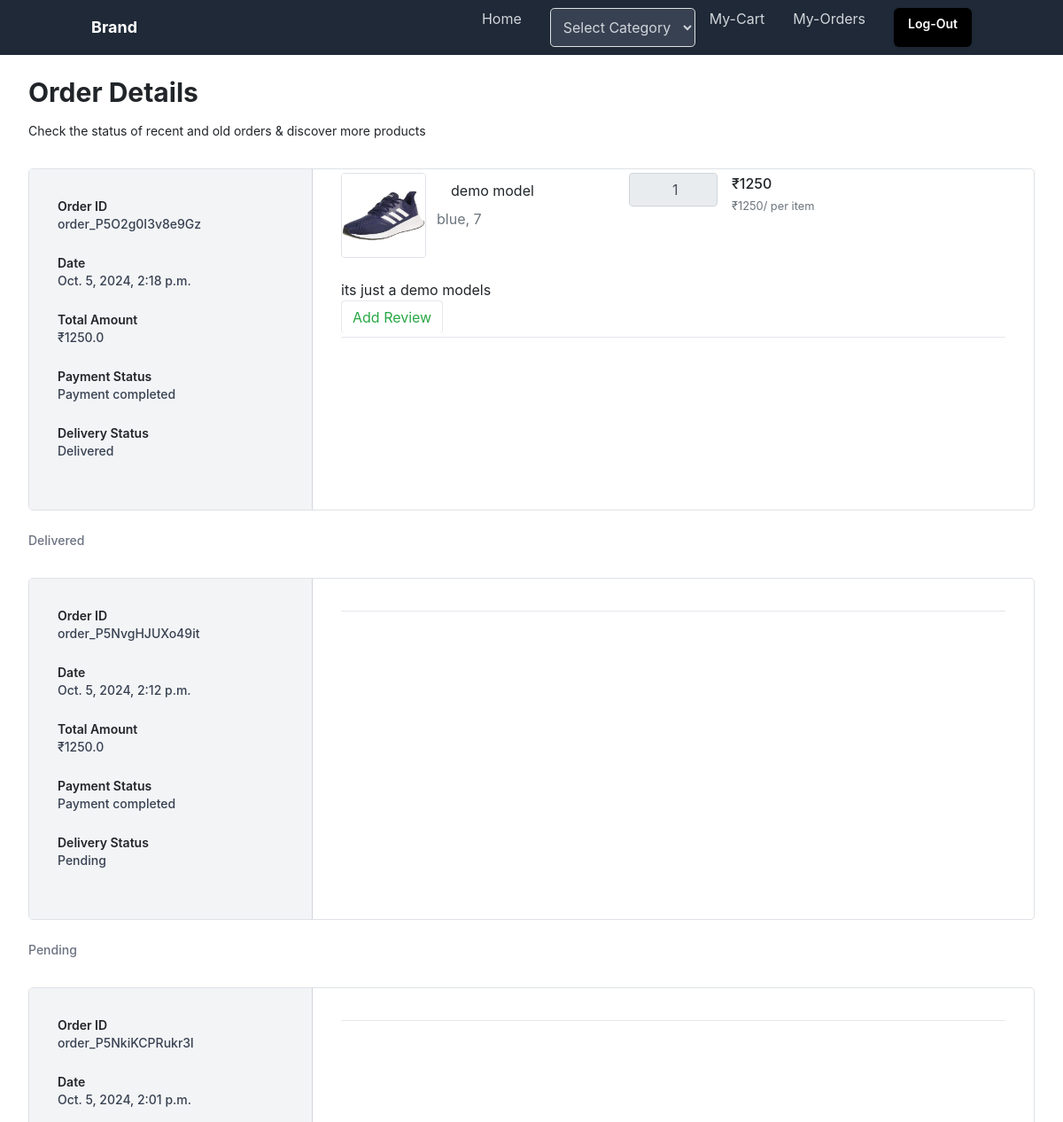
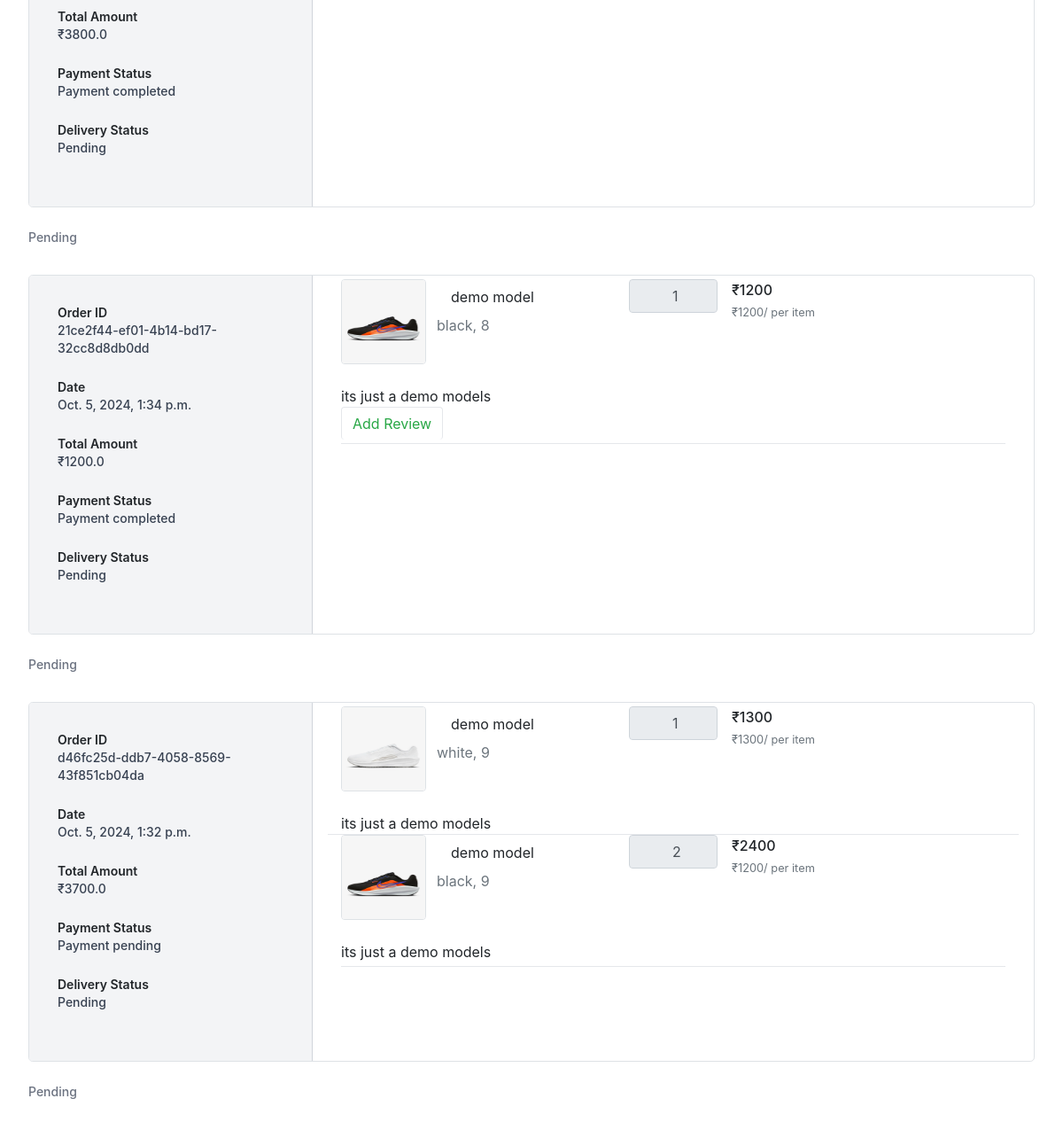
Page /orders/ (signed in) on the committed database (2 pictures, top to bottom).
### store/models.py (models this page shows, shortened)
class OrderSummary(models.Model):
    STATUS_PENDING = 'Pending'
    STATUS_SHIPPED = 'Shipped'
    STATUS_DELIVERED = 'Delivered'
    STATUS_CANCELLED = 'Cancelled'
    STATUS_CHOICES = [
        (STATUS_PENDING, 'Pending'),
        (STATUS_SHIPPED, 'Shipped'),
        (STATUS_DELIVERED, 'Delivered'),
        (STATUS_CANCELLED, 'Cancelled'),
    ]
    user_object=models.ForeignKey(User,on_delete=models.CASCADE,related_name="orders")
    cart_items_object=models.ManyToManyField(CartItems)
    shipping_address=models.ForeignKey(ShippingAddress,on_delete=models.CASCADE)
    order_id=models.CharField(max_length=200,null=True,unique=True)
    payment_method=models.CharField(max_length=200,null=True)
    delivery_status=models.CharField(
        max_length=200,
        choices=STATUS_CHOICES,
        default=STATUS_PENDING,
    )
    is_paid=models.BooleanField(default=False)
    created_date=models.DateTimeField(auto_now_add=True)
    updated_date=models.DateTimeField(auto_now=True)
    is_active=models.BooleanField(default=True)
    total=models.FloatField(null=True)

class CartItems(models.Model):
    wishlist_object=models.ForeignKey(Cart,on_delete=models.CASCADE,related_name="cart_items")
    product_variant_object=models.ForeignKey(ProductVariant,on_delete=models.CASCADE)
    size_variant=models.PositiveIntegerField(null=True)
    quantity=models.PositiveIntegerField(null=True)
    total=models.PositiveIntegerField(null=True)
    is_order_placed=models.BooleanField(default=False)
    created_date=models.DateTimeField(auto_now_add=True)
    updated_date=models.DateTimeField(auto_now=True)
    is_active=models.BooleanField(default=True)

class ProductVariant(models.Model):
    product_object=models.ForeignKey(Product,on_delete=models.CASCADE,related_name='product_variant')
    color_variant=models.CharField(max_length=100,null=True)
    variant_img=models.ImageField(upload_to="variant_pictures",default="/product_pictures/default.png")
    price_variant=models.PositiveIntegerField()
    created_date=models.DateTimeField(auto_now_add=True)
    updated_date=models.DateTimeField(auto_now=True)
    is_active=models.BooleanField(default=True)

class Product(models.Model):
    title=models.CharField(max_length=200)
    description=models.TextField()
    brand_object=models.ForeignKey(Brand,on_delete=models.CASCADE)
    category_object=models.ForeignKey(Category,on_delete=models.CASCADE)
    owner=models.ForeignKey(User,on_delete=models.CASCADE,related_name="projects")
    thumbnail=models.ImageField(upload_to="product_pictures",default="/product_pictures/default.png")
    size_objects=models.ManyToManyField(Size)
    price=models.PositiveIntegerField()
    created_date=models.DateTimeField(auto_now_add=True)
    updated_date=models.DateTimeField(auto_now=True)
    is_active=models.BooleanField(default=True)
    def __str__(self):
        return self.title

### store/views.py (the view)
# urls.py: path('orders/',views.OrderSummaryView.as_view(),name='orders'),
class OrderSummaryView(View):
    def get(self,request,*args,**kwargs):
        orders=OrderSummary.objects.filter(user_object=request.user).order_by('-created_date')
        return render(request,'store/order_summary.html',{'orders':orders})

### store/templates/store/order_summary.html
{%extends 'store/base.html'%}
{%block main_block%}
<div class="mx-auto my-4 max-w-6xl px-2 md:my-6 md:px-0">
    <h2 class="text-3xl font-bold">Order Details</h2>
    {%if orders%}
    <div class="mt-3 text-sm">
      Check the status of recent and old orders &amp; discover more products
    </div>
    {%for o in orders%}
    {%if o.is_paid == True %}
    <div class="mt-8 flex flex-col overflow-hidden rounded-lg border border-gray-300 md:flex-row">
        <div class="w-full border-r border-gray-300 bg-gray-100 md:max-w-xs">
          <div class="p-8">
            <div class="grid grid-cols-2 sm:grid-cols-4 md:grid-cols-1">
              <div class="mb-4">
                <div class="text-sm font-semibold">Order ID</div>
                <div class="text-sm font-medium text-gray-700">{{o.order_id}}</div>
              </div>
              <div class="mb-4">
                <div class="text-sm font-semibold">Date</div>
                <div class="text-sm font-medium text-gray-700">{{o.created_date}}</div>
              </div>
              <div class="mb-4">
                <div class="text-sm font-semibold">Total Amount</div>
                <div class="text-sm font-medium text-gray-700">₹{{o.total}}</div>
              </div>
              <div class="mb-4">
                <div class="text-sm font-semibold">Payment Status</div>
                <div class="text-sm font-medium text-gray-700">{%if o.is_paid == True %}
                    Payment completed
                    {%else%}
                    Payment pending
                    {%endif%}
                </div>
                <br>
                <div class="text-sm font-semibold">Delivery Status</div>
                <div class="text-sm font-medium text-gray-700">
                    {{o.delivery_status}}
                </div>
              </div>
            </div>
          </div>
        </div>
        <div class="flex-1">
          <div class="p-8">
            <ul class="-my-7 divide-y divide-gray-200">
              {%for p in o.cart_items_object.all%}
              <div class="row gy-3 mb-4">
                <div class="col-lg-5">
                  <div class="me-lg-5">
                    <div class="d-flex">
                      <img src="{{p.product_variant_object.variant_img.url}}" class="border rounded me-3" style="width: 96px; height: 96px;" />
                      <div class="">
                        <p class="nav-link">{{p.product_variant_object.product_object}}</p>
                        <p class="text-muted">{{p.product_variant_object.color_variant}}, {{p.size_variant}}</p>
                      </div>
                    </div>
                  </div>
                </div>
                <div class="col-lg-2 col-sm-6 col-6 d-flex flex-row flex-lg-column flex-xl-row text-nowrap">
                  <div class="">
                    <input disabled style="width: 100px;" class="form-control me-4" value="        {{p.quantity}}">
                  </div>
                  <div class="">
                    <text class="h6">₹{{p.total}}</text> <br />
                    <small class="text-muted text-nowrap"> ₹{{p.product_variant_object.price_variant}}/ per item </small>
                  </div>
                </div>
                <div class="col-lg col-sm-6 d-flex justify-content-sm-center justify-content-md-start justify-content-lg-center justify-content-xl-end mb-2">
                </div>
              </div>
              {{p.product_variant_object.product_object.description}}
             <br><a class="btn btn-outline-success" href="{%url 'review-add' p.product_variant_object.id%}" >Add Review</a>
              {%endfor%}
            </ul>
            <hr class="my-8 border-t border-t-gray-200" />
          </div>
        </div>
      </div>
      <p class="mt-4 text-sm font-medium text-gray-500">
        {{o.delivery_status}}
      </p>
      {%else%}
      <div class="mt-8 flex flex-col overflow-hidden rounded-lg border border-gray-300 md:flex-row">
        <div class="w-full border-r border-gray-300 bg-gray-100 md:max-w-xs">
          <div class="p-8">
            <div class="grid grid-cols-2 sm:grid-cols-4 md:grid-cols-1">
              <div class="mb-4">
                <div class="text-sm font-semibold">Order ID</div>
                <div class="text-sm font-medium text-gray-700">{{o.order_id}}</div>
              </div>
              <div class="mb-4">
                <div class="text-sm font-semibold">Date</div>
                <div class="text-sm font-medium text-gray-700">{{o.created_date}}</div>
              </div>
              <div class="mb-4">
                <div class="text-sm font-semibold">Total Amount</div>
                <div class="text-sm font-medium text-gray-700">₹{{o.total}}</div>
              </div>
              <div class="mb-4">
                <div class="text-sm font-semibold">Payment Status</div>
                <div class="text-sm font-medium text-gray-700">{%if o.is_paid == True %}
                    Payment completed
                    {%else%}
                    Payment pending
                    {%endif%}
                </div>
                <br>
                <div class="text-sm font-semibold">Delivery Status</div>
                <div class="text-sm font-medium text-gray-700">
                    {{o.delivery_status}}
                </div>
              </div>
            </div>
          </div>
        </div>
        <div class="flex-1">
          <div class="p-8">
            <ul class="-my-7 divide-y divide-gray-200">
              {%for p in o.cart_items_object.all%}
              <div class="row gy-3 mb-4">
                <div class="col-lg-5">
                  <div class="me-lg-5">
                    <div class="d-flex">
                      <img src="{{p.product_variant_object.variant_img.url}}" class="border rounded me-3" style="width: 96px; height: 96px;" />
                      <div class="">
                        <p class="nav-link">{{p.product_variant_object.product_object}}</p>
                        <p class="text-muted">{{p.product_variant_object.color_variant}}, {{p.size_variant}}</p>
                      </div>
                    </div>
                  </div>
                </div>
                <div class="col-lg-2 col-sm-6 col-6 d-flex flex-row flex-lg-column flex-xl-row text-nowrap">
                  <div class="">
                    <input disabled style="width: 100px;" class="form-control me-4" value="        {{p.quantity}}">
                  </div>
                  <div class="">
                    <text class="h6">₹{{p.total}}</text> <br />
                    <small class="text-muted text-nowrap"> ₹{{p.product_variant_object.price_variant}}/ per item </small>
                  </div>
                </div>
                <div class="col-lg col-sm-6 d-flex justify-content-sm-center justify-content-md-start justify-content-lg-center justify-content-xl-end mb-2">
                </div>
              </div>
              {{p.product_variant_object.product_object.description}}
              {%endfor%}
            </ul>
            <hr class="my-8 border-t border-t-gray-200" />
          </div>
        </div>
      </div>
      <p class="mt-4 text-sm font-medium text-gray-500">
        {{o.delivery_status}}
      </p>
      {%endif%}
    {%endfor%}
    {%else%}
    <h3>You haven't purchased anything</h3>
    {%endif%}
  </div>
{%endblock%}

### rows in the picture
OrderSummary: order_id "order_P5O2g0I3v8e9Gz", created_date "Oct. 5, 2024, 2:18 p.m.", total "1250.0", is_paid "Payment completed", delivery_status "Delivered"
CartItems: product_variant_object.variant_img (picture), product_variant_object.product_object "demo model", product_variant_object.color_variant "blue", size_variant "7", quantity "1", total "1250", product_variant_object.price_variant "1250", product_variant_object.product_object.description "its just a demo models"
OrderSummary: order_id "order_P5NvgHJUXo49it", created_date "Oct. 5, 2024, 2:12 p.m.", total "1250.0", is_paid "Payment completed", delivery_status "Pending"
OrderSummary: order_id "order_P5NkiKCPRukr3l", created_date "Oct. 5, 2024, 2:01 p.m.", total "3800.0", is_paid "Payment completed", delivery_status "Pending"
OrderSummary: order_id "21ce2f44-ef01-4b14-bd17-32cc8d8db0dd", created_date "Oct. 5, 2024, 1:34 p.m.", total "1200.0", is_paid "Payment completed", delivery_status "Pending"
CartItems: product_variant_object.variant_img (picture), product_variant_object.product_object "demo model", product_variant_object.color_variant "black", size_variant "8", quantity "1", total "1200", product_variant_object.price_variant "1200", product_variant_object.product_object.description "its just a demo models"
OrderSummary: order_id "d46fc25d-ddb7-4058-8569-43f851cb04da", created_date "Oct. 5, 2024, 1:32 p.m.", total "3700.0", is_paid "Payment pending", delivery_status "Pending"
CartItems: product_variant_object.variant_img (picture), product_variant_object.product_object "demo model", product_variant_object.color_variant "white", size_variant "9", quantity "1", total "1300", product_variant_object.price_variant "1300", product_variant_object.product_object.description "its just a demo models"
CartItems: product_variant_object.variant_img (picture), product_variant_object.product_object "demo model", product_variant_object.color_variant "black", size_variant "9", quantity "2", total "2400", product_variant_object.price_variant "1200", product_variant_object.product_object.description "its just a demo models"
